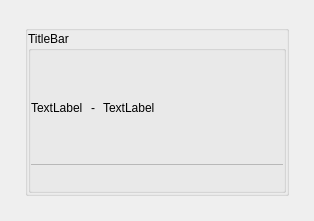
<?xml version="1.0" encoding="UTF-8"?>
<ui version="4.0">
 <class>C_OgePopUpDialog</class>
 <widget class="QDialog" name="C_OgePopUpDialog">
  <property name="geometry">
   <rect>
    <x>0</x>
    <y>0</y>
    <width>314</width>
    <height>221</height>
   </rect>
  </property>
  <property name="windowTitle">
   <string>Dialog</string>
  </property>
  <layout class="QHBoxLayout" name="horizontalLayout">
   <property name="leftMargin">
    <number>25</number>
   </property>
   <property name="topMargin">
    <number>25</number>
   </property>
   <property name="rightMargin">
    <number>25</number>
   </property>
   <property name="bottomMargin">
    <number>25</number>
   </property>
   <item>
    <widget class="stw::opensyde_gui_elements::C_OgeGbxHover" name="pc_GroupBoxPopUp">
     <property name="title">
      <string/>
     </property>
     <layout class="QVBoxLayout" name="verticalLayout_2">
      <property name="leftMargin">
       <number>0</number>
      </property>
      <property name="topMargin">
       <number>0</number>
      </property>
      <property name="rightMargin">
       <number>0</number>
      </property>
      <property name="bottomMargin">
       <number>0</number>
      </property>
      <item>
       <widget class="QWidget" name="pc_TopWidget" native="true">
        <layout class="QGridLayout" name="gridLayout">
         <property name="leftMargin">
          <number>0</number>
         </property>
         <property name="topMargin">
          <number>0</number>
         </property>
         <property name="rightMargin">
          <number>0</number>
         </property>
         <property name="bottomMargin">
          <number>0</number>
         </property>
         <property name="horizontalSpacing">
          <number>0</number>
         </property>
         <item row="0" column="0">
          <layout class="QVBoxLayout" name="pc_VerticalLayout">
           <property name="spacing">
            <number>0</number>
           </property>
           <item>
            <widget class="stw::opensyde_gui_elements::C_OgeGbxTransparent" name="pc_GroupBoxTitle">
             <property name="title">
              <string>TitleBar</string>
             </property>
             <layout class="QVBoxLayout" name="verticalLayout" stretch="1,0">
              <property name="spacing">
               <number>0</number>
              </property>
              <property name="leftMargin">
               <number>0</number>
              </property>
              <property name="topMargin">
               <number>0</number>
              </property>
              <property name="rightMargin">
               <number>0</number>
              </property>
              <property name="bottomMargin">
               <number>0</number>
              </property>
              <item>
               <layout class="QHBoxLayout" name="pc_HorizontalLayout2" stretch="0,0,1">
                <item>
                 <widget class="stw::opensyde_gui_elements::C_OgeLabPopUpTitle" name="pc_LabelTitle">
                  <property name="minimumSize">
                   <size>
                    <width>0</width>
                    <height>65</height>
                   </size>
                  </property>
                  <property name="maximumSize">
                   <size>
                    <width>16777215</width>
                    <height>65</height>
                   </size>
                  </property>
                  <property name="text">
                   <string>TextLabel</string>
                  </property>
                 </widget>
                </item>
                <item>
                 <widget class="stw::opensyde_gui_elements::C_OgeLabPopUpSubTitle" name="pc_LabelTitleSpacer">
                  <property name="minimumSize">
                   <size>
                    <width>20</width>
                    <height>0</height>
                   </size>
                  </property>
                  <property name="maximumSize">
                   <size>
                    <width>20</width>
                    <height>16777215</height>
                   </size>
                  </property>
                  <property name="text">
                   <string>-</string>
                  </property>
                  <property name="alignment">
                   <set>Qt::AlignCenter</set>
                  </property>
                 </widget>
                </item>
                <item>
                 <widget class="stw::opensyde_gui_elements::C_OgeLabPopUpSubTitle" name="pc_LabelSubTitle">
                  <property name="minimumSize">
                   <size>
                    <width>0</width>
                    <height>65</height>
                   </size>
                  </property>
                  <property name="maximumSize">
                   <size>
                    <width>16777215</width>
                    <height>65</height>
                   </size>
                  </property>
                  <property name="text">
                   <string>TextLabel</string>
                  </property>
                 </widget>
                </item>
               </layout>
              </item>
              <item>
               <widget class="stw::opensyde_gui_elements::C_OgeFraBorder" name="pc_FramSperator1">
                <property name="minimumSize">
                 <size>
                  <width>0</width>
                  <height>1</height>
                 </size>
                </property>
                <property name="maximumSize">
                 <size>
                  <width>16777215</width>
                  <height>1</height>
                 </size>
                </property>
                <property name="frameShape">
                 <enum>QFrame::StyledPanel</enum>
                </property>
                <property name="frameShadow">
                 <enum>QFrame::Raised</enum>
                </property>
               </widget>
              </item>
             </layout>
            </widget>
           </item>
          </layout>
         </item>
        </layout>
       </widget>
      </item>
     </layout>
     <zorder>pc_GroupBoxTitle</zorder>
     <zorder>pc_TopWidget</zorder>
    </widget>
   </item>
  </layout>
 </widget>
 <customwidgets>
  <customwidget>
   <class>stw::opensyde_gui_elements::C_OgeGbxTransparent</class>
   <extends>QGroupBox</extends>
   <header>C_OgeGbxTransparent.hpp</header>
   <container>1</container>
  </customwidget>
  <customwidget>
   <class>stw::opensyde_gui_elements::C_OgeLabPopUpTitle</class>
   <extends>QLabel</extends>
   <header>C_OgeLabPopUpTitle.hpp</header>
  </customwidget>
  <customwidget>
   <class>stw::opensyde_gui_elements::C_OgeLabPopUpSubTitle</class>
   <extends>QLabel</extends>
   <header>C_OgeLabPopUpSubTitle.hpp</header>
  </customwidget>
  <customwidget>
   <class>stw::opensyde_gui_elements::C_OgeGbxHover</class>
   <extends>QGroupBox</extends>
   <header>C_OgeGbxHover.hpp</header>
   <container>1</container>
  </customwidget>
  <customwidget>
   <class>stw::opensyde_gui_elements::C_OgeFraBorder</class>
   <extends>QFrame</extends>
   <header>C_OgeFraBorder.hpp</header>
   <container>1</container>
  </customwidget>
 </customwidgets>
 <resources/>
 <connections/>
</ui>
